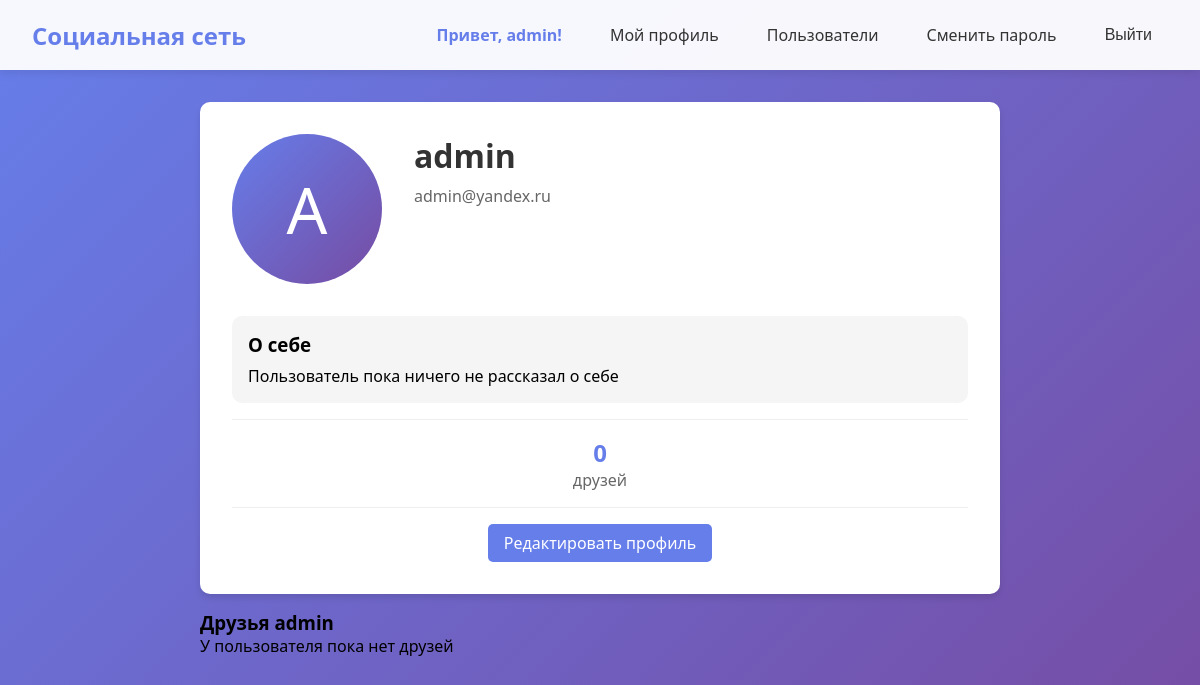
/auth/profile/admin/ (signed in), run on an earlier commit of the app's database.
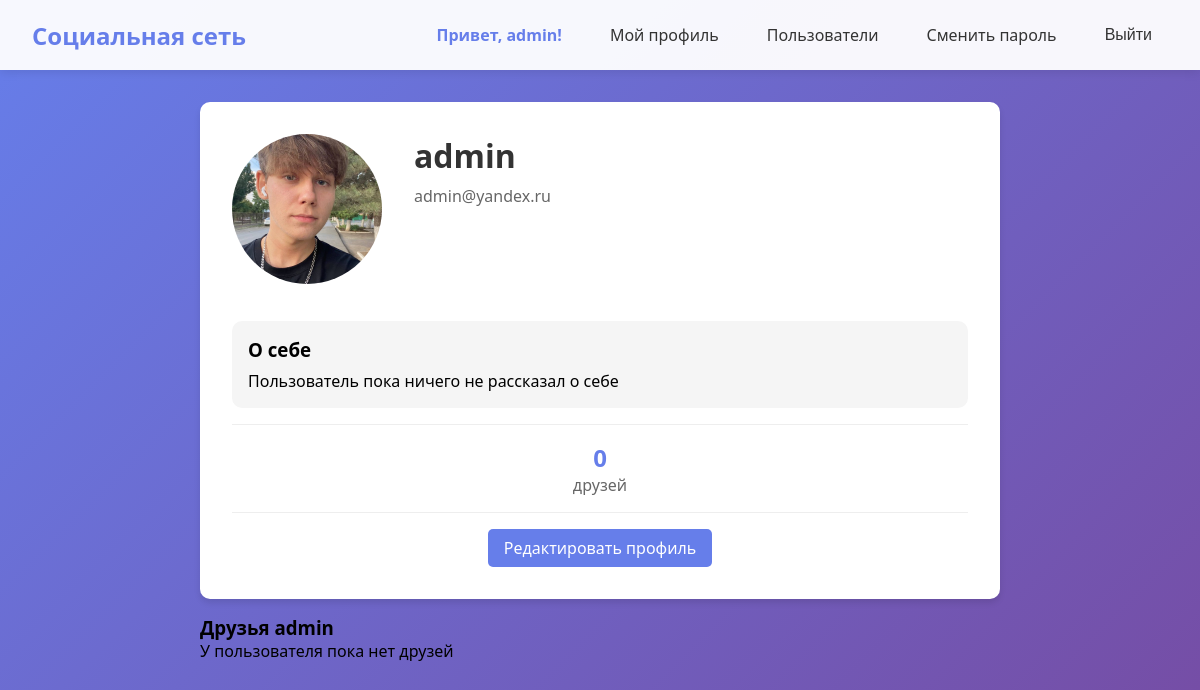
And on a later commit of the database.
### users/models.py (models this page shows, shortened)
class CustomUser(AbstractUser):
    email = models.EmailField('Email', unique=True)
    phone = models.CharField('Телефон', max_length=20, blank=True, null=True)
    birth_date = models.DateField('Дата рождения', blank=True, null=True)
    avatar = models.ImageField(
        'Аватар',
        upload_to='avatars/',
        blank=True,
        null=True,
        help_text='Загрузите изображение для аватара'
    )
    bio = models.TextField('О себе', max_length=500, blank=True, null=True)
    city = models.CharField('Город', max_length=100, blank=True, null=True)
    friends = models.ManyToManyField(
        'self',
        verbose_name='Друзья',
        symmetrical=True,
        blank=True
    )
    def is_friend(self, user):
        return self.friends.filter(id=user.id).exists()
    class Meta:
        verbose_name = 'Пользователь'
        verbose_name_plural = 'Пользователи'

### users/views.py (the view, shortened to what this page needs)
# urls.py: path('profile/<str:username>/', ProfileView.as_view(), name='profile'),
class ProfileView(LoginRequiredMixin, DetailView):
    model = CustomUser
    template_name = 'users/profile.html'
    context_object_name = 'profile_user'
    def dispatch(self, request, *args, **kwargs):
        username = kwargs.get('username')
        self.profile_user = get_object_or_404(CustomUser, username=username)
        if request.user.is_authenticated:
            if request.user == self.profile_user:
                logger.debug(f"User '{request.user.username}' viewed own profile")
                return super().dispatch(request, *args, **kwargs)
        logger.warning(f"Anonymous user attempted to view profile '{username}' - REDIRECTED TO LOGIN")
        messages.error(request, 'Пожалуйста, войдите в систему')
        return redirect('login')
    def get_object(self):
        return self.profile_user
    def get_context_data(self, **kwargs):
        context = super().get_context_data(**kwargs)
        context['is_own_profile'] = (self.request.user == self.profile_user)
        context['is_friend'] = self.request.user.is_friend(self.profile_user)
        return context

### users/templates/users/profile.html (shortened to what this page needs)
{% extends 'base.html' %}
{% load static %}
{% block content %}
<div class="profile-container">
    <div class="card profile-card">
        <div class="profile-header">
            <div class="profile-avatar">
                {% if profile_user.avatar %}
                    <img src="{{ profile_user.avatar.url }}" alt="{{ profile_user.username }}" class="avatar-img">
                {% else %}
                    <div class="avatar-placeholder">
                        {{ profile_user.username|make_list|first|upper }}
                    </div>
                {% endif %}
            </div>
            <div class="profile-info">
                <h1>{{ profile_user.username }}</h1>
                <p class="email">{{ profile_user.email }}</p>
            </div>
        </div>
        <div class="profile-bio">
            <h3>О себе</h3>
            <p>{{ profile_user.bio|default:"Пользователь пока ничего не рассказал о себе" }}</p>
        </div>
        <div class="profile-stats">
            <div class="stat">
                <span class="stat-value">{{ profile_user.friends.count }}</span>
                <span class="stat-label">друзей</span>
            </div>
        </div>
        <div class="profile-actions">
            {% if is_own_profile %}
                <a href="{% url 'users:profile_edit' %}" class="btn btn-primary">Редактировать профиль</a>
            {% endif %}
        </div>
    </div>
    <div class="friends-card">
        <h3>Друзья {{ profile_user.username }}</h3>
        {% if profile_user.friends.all %}
            <div class="friends-list">
                {% for friend in profile_user.friends.all|dictsort:"username" %}
                    <div class="friend-item">
                        <a href="{% url 'users:profile' friend.username %}">
                            {% if friend.avatar %}
                                <img src="{{ friend.avatar.url }}" alt="{{ friend.username }}" class="friend-avatar">
                            {% else %}
                                <div class="friend-avatar-placeholder">{{ friend.username|make_list|first|upper }}</div>
                            {% endif %}
                            <span>{{ friend.username }}</span>
                        </a>
                    </div>
                {% endfor %}
            </div>
        {% else %}
            <p>У пользователя пока нет друзей</p>
        {% endif %}
    </div>
</div>
{% endblock %}

### users/templates/base.html (shortened to what this page needs)
<!DOCTYPE html>
<html lang="ru">
<head>
</head>
<body>
    <nav class="navbar">
        <a href="{% url 'home' %}" class="logo">Социальная сеть</a>
        <div class="nav-links">
            {% if user.is_authenticated %}
                <span class="user-info">Привет, {{ user.username }}!</span>
                <a href="{% url 'users:profile' user.username %}">Мой профиль</a>
                <a href="{% url 'users:user_list' %}">Пользователи</a>
                <a href="{% url 'password_change' %}">Сменить пароль</a>
                <form action="{% url 'logout' %}" method="post" style="display: inline;">
                    <button type="submit" class="logout-btn">Выйти</button>
                </form>
            {% else %}
                <a href="{% url 'login' %}">Войти</a>
                <a href="{% url 'users:register' %}">Регистрация</a>
            {% endif %}
        </div>
    </nav>
    <div class="container">
        {% block content %}{% endblock %}
    </div>
</body>
</html>

What changed in the data, as far as the page shows it:
changed CustomUser "admin": avatar: picture added; username|make_list "A" → (not shown)
